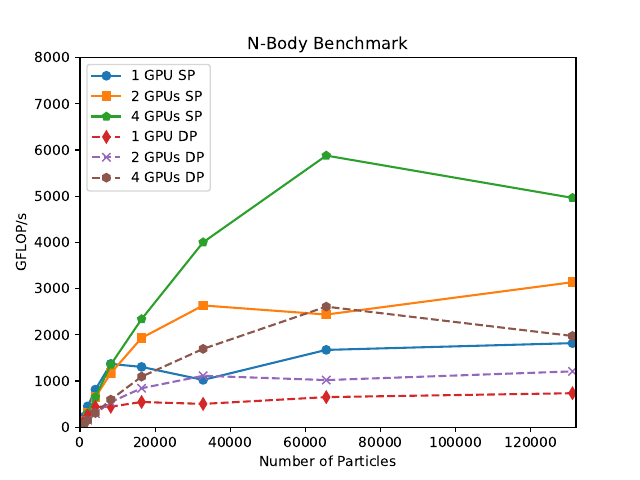

Reproduce this figure in Python.
import matplotlib as mpl
mpl.use('Agg')
import matplotlib.pyplot as plt
import numpy as np

datafile = "nbody_bench.dat"
posFlops = 1
n = np.array([2**i for i in range(10, 18, 1)])
data = np.array([float(l.split()[posFlops]) for l in open(datafile)])
plt.plot(n, data[::6], 'o-', label="1 GPU SP")
plt.plot(n, data[1::6],'s-',  label="2 GPUs SP")
plt.plot(n, data[2::6],'p-',  label="4 GPUs SP")
plt.plot(n, data[3::6],'d--', label="1 GPU DP")
plt.plot(n, data[4::6],'x--', label="2 GPUs DP")
plt.plot(n, data[5::6],'h--', label="4 GPUs DP")
plt.axis([0, 132000, 0, 8000])
plt.legend(loc='upper left')
plt.xlabel("Number of Particles")
plt.ylabel("GFLOP/s")
plt.title("N-Body Benchmark")
plt.savefig("nbody_bench.png")
plt.savefig("nbody_bench.pdf")
# plt.show()
